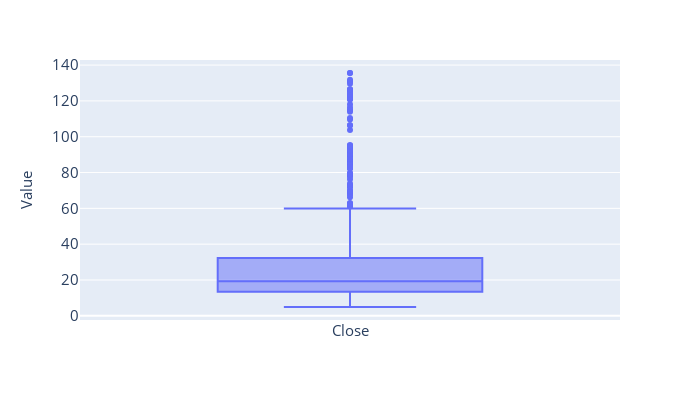

Write notebook code for a chart like this one.
### Code cell
fig = px.box(ts_df["Close"])
decorate_plot(fig, xlabel="")

### Figure 1 — Plotly figure (JSON) as saved in the notebook; plotly's stock layout.template omitted (floating-point values rounded to 4 significant figures; data arrays with more than 128 entries replaced by an {"elided": "..."} marker saying what was removed)
{"data": [{"alignmentgroup": "True", "hovertemplate": "variable=%{x}<br>value=%{y}<extra></extra>", "legendgroup": "", "marker": {"color": "#636efa"}, "name": "", "notched": false, "offsetgroup": "", "orientation": "v", "showlegend": false, "type": "box", "x": {"elided": "1172 str values"}, "x0": " ", "xaxis": "x", "y": {"elided": "1172 float values"}, "y0": " ", "yaxis": "y"}], "layout": {"autosize": false, "boxmode": "group", "height": 400, "legend": {"font": {"size": 15}, "orientation": "h", "title": {}, "tracegroupgap": 0, "x": 1, "xanchor": "right", "y": 0.98, "yanchor": "bottom"}, "margin": {"t": 60}, "title": {"font": {"size": 20}, "x": 0.5, "xanchor": "center", "yanchor": "top"}, "width": 700, "xaxis": {"anchor": "y", "domain": [0, 1], "tickfont": {"size": 15}, "title": {"font": {"size": 15}, "text": ""}}, "yaxis": {"anchor": "x", "domain": [0, 1], "tickfont": {"size": 15}, "title": {"font": {"size": 15}, "text": "Value"}}}}
